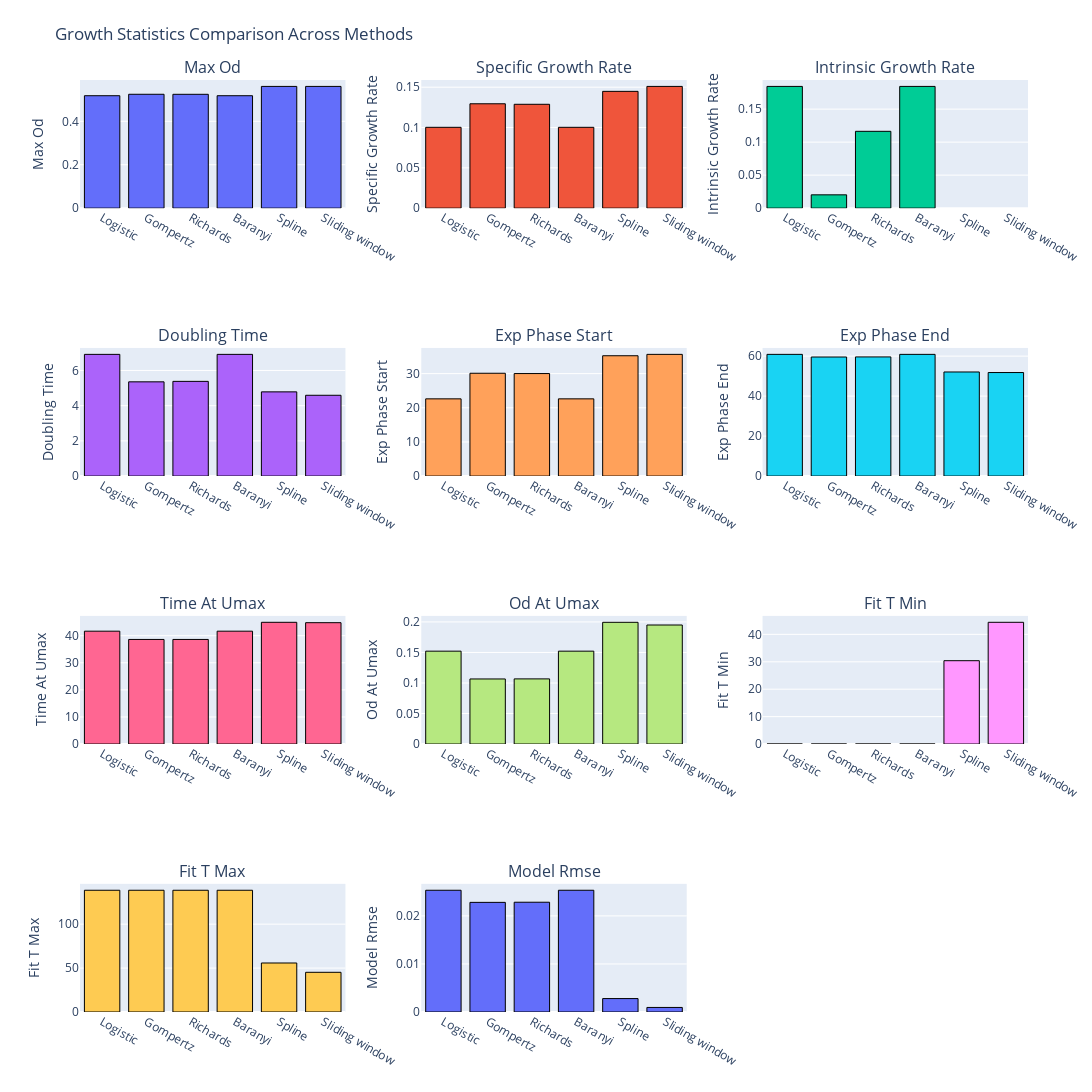

The cell this chart's notebook holds for it:
### Markdown cell above
## Visualize Growth Statistics Comparison

The computed growth statistics can be compared visually using bar charts. This helps identify how different fitting methods estimate key parameters like maximum growth rate, doubling time, and phase boundaries.

The plot below shows all metrics side-by-side for each method.

### Code cell
import math
import plotly.graph_objects as go
from plotly.subplots import make_subplots

# Get all metric names from the DataFrame columns
metrics = list(stats_df.columns)
n_metrics = len(metrics)

# Set up subplot grid (3 columns per row)
n_cols = 3
n_rows = math.ceil(n_metrics / n_cols)

# Create subplot figure with formatted titles
fig = make_subplots(
    rows=n_rows,
    cols=n_cols,
    subplot_titles=[key.replace("_", " ").title() for key in metrics],
    horizontal_spacing=0.08,
    vertical_spacing=0.15,
)

# Get method names (row labels from DataFrame)
method_names = list(stats_df.index)

# Create a bar chart for each metric
for i, key in enumerate(metrics):
    # Calculate position in subplot grid
    row = i // n_cols + 1
    col = i % n_cols + 1

    # Extract values for this metric
    values = stats_df[key]
    numeric_values = values.apply(lambda v: pd.to_numeric(v, errors="coerce"))

    # Add bar chart to subplot
    fig.add_trace(
        go.Bar(
            x=method_names,
            y=numeric_values.tolist(),
            showlegend=False,
            marker=dict(line=dict(color="black", width=1)),
        ),
        row=row,
        col=col,
    )
    fig.update_yaxes(
        title_text=key.replace("_", " ").title(), automargin=True, row=row, col=col
    )
# Set overall figure layout
fig.update_layout(
    title="Growth Statistics Comparison Across Methods",
    height=300 * n_rows,
    width=1100,
    margin=dict(l=80, r=30, t=80, b=80),
)

fig.show()

### Figure 1 — Plotly figure (JSON) as saved in the notebook; plotly's stock layout.template omitted (floating-point values rounded to 4 significant figures)
{"data": [{"marker": {"line": {"color": "black", "width": 1}}, "showlegend": false, "type": "bar", "x": ["Logistic", "Gompertz", "Richards", "Baranyi", "Spline", "Sliding window"], "xaxis": "x", "y": [0.5179, 0.5245, 0.5244, 0.5179, 0.5608, 0.5608], "yaxis": "y"}, {"marker": {"line": {"color": "black", "width": 1}}, "showlegend": false, "type": "bar", "x": ["Logistic", "Gompertz", "Richards", "Baranyi", "Spline", "Sliding window"], "xaxis": "x2", "y": [0.1002, 0.1294, 0.1288, 0.1002, 0.1448, 0.151], "yaxis": "y2"}, {"marker": {"line": {"color": "black", "width": 1}}, "showlegend": false, "type": "bar", "x": ["Logistic", "Gompertz", "Richards", "Baranyi", "Spline", "Sliding window"], "xaxis": "x3", "y": [0.1845, 0.02017, 0.1164, 0.1845, null, null], "yaxis": "y3"}, {"marker": {"line": {"color": "black", "width": 1}}, "showlegend": false, "type": "bar", "x": ["Logistic", "Gompertz", "Richards", "Baranyi", "Spline", "Sliding window"], "xaxis": "x4", "y": [6.915, 5.355, 5.381, 6.915, 4.785, 4.591], "yaxis": "y4"}, {"marker": {"line": {"color": "black", "width": 1}}, "showlegend": false, "type": "bar", "x": ["Logistic", "Gompertz", "Richards", "Baranyi", "Spline", "Sliding window"], "xaxis": "x5", "y": [22.61, 30.1, 30.02, 22.61, 35.23, 35.64], "yaxis": "y5"}, {"marker": {"line": {"color": "black", "width": 1}}, "showlegend": false, "type": "bar", "x": ["Logistic", "Gompertz", "Richards", "Baranyi", "Spline", "Sliding window"], "xaxis": "x6", "y": [60.89, 59.56, 59.61, 60.89, 52.08, 51.8], "yaxis": "y6"}, {"marker": {"line": {"color": "black", "width": 1}}, "showlegend": false, "type": "bar", "x": ["Logistic", "Gompertz", "Richards", "Baranyi", "Spline", "Sliding window"], "xaxis": "x7", "y": [41.66, 38.61, 38.61, 41.66, 44.94, 44.8], "yaxis": "y7"}, {"marker": {"line": {"color": "black", "width": 1}}, "showlegend": false, "type": "bar", "x": ["Logistic", "Gompertz", "Richards", "Baranyi", "Spline", "Sliding window"], "xaxis": "x8", "y": [0.1521, 0.1066, 0.1067, 0.1521, 0.1994, 0.195], "yaxis": "y8"}, {"marker": {"line": {"color": "black", "width": 1}}, "showlegend": false, "type": "bar", "x": ["Logistic", "Gompertz", "Richards", "Baranyi", "Spline", "Sliding window"], "xaxis": "x9", "y": [0, 0, 0, 0, 30.4, 44.4], "yaxis": "y9"}, {"marker": {"line": {"color": "black", "width": 1}}, "showlegend": false, "type": "bar", "x": ["Logistic", "Gompertz", "Richards", "Baranyi", "Spline", "Sliding window"], "xaxis": "x10", "y": [138.6, 138.6, 138.6, 138.6, 55.8, 45.2], "yaxis": "y10"}, {"marker": {"line": {"color": "black", "width": 1}}, "showlegend": false, "type": "bar", "x": ["Logistic", "Gompertz", "Richards", "Baranyi", "Spline", "Sliding window"], "xaxis": "x11", "y": [0.02533, 0.02281, 0.02284, 0.02533, 0.002795, 0.0009472], "yaxis": "y11"}], "layout": {"annotations": [{"font": {"size": 16}, "showarrow": false, "text": "Max Od", "x": 0.14, "xanchor": "center", "xref": "paper", "y": 1, "yanchor": "bottom", "yref": "paper"}, {"font": {"size": 16}, "showarrow": false, "text": "Specific Growth Rate", "x": 0.5, "xanchor": "center", "xref": "paper", "y": 1, "yanchor": "bottom", "yref": "paper"}, {"font": {"size": 16}, "showarrow": false, "text": "Intrinsic Growth Rate", "x": 0.86, "xanchor": "center", "xref": "paper", "y": 1, "yanchor": "bottom", "yref": "paper"}, {"font": {"size": 16}, "showarrow": false, "text": "Doubling Time", "x": 0.14, "xanchor": "center", "xref": "paper", "y": 0.7125, "yanchor": "bottom", "yref": "paper"}, {"font": {"size": 16}, "showarrow": false, "text": "Exp Phase Start", "x": 0.5, "xanchor": "center", "xref": "paper", "y": 0.7125, "yanchor": "bottom", "yref": "paper"}, {"font": {"size": 16}, "showarrow": false, "text": "Exp Phase End", "x": 0.86, "xanchor": "center", "xref": "paper", "y": 0.7125, "yanchor": "bottom", "yref": "paper"}, {"font": {"size": 16}, "showarrow": false, "text": "Time At Umax", "x": 0.14, "xanchor": "center", "xref": "paper", "y": 0.425, "yanchor": "bottom", "yref": "paper"}, {"font": {"size": 16}, "showarrow": false, "text": "Od At Umax", "x": 0.5, "xanchor": "center", "xref": "paper", "y": 0.425, "yanchor": "bottom", "yref": "paper"}, {"font": {"size": 16}, "showarrow": false, "text": "Fit T Min", "x": 0.86, "xanchor": "center", "xref": "paper", "y": 0.425, "yanchor": "bottom", "yref": "paper"}, {"font": {"size": 16}, "showarrow": false, "text": "Fit T Max", "x": 0.14, "xanchor": "center", "xref": "paper", "y": 0.1375, "yanchor": "bottom", "yref": "paper"}, {"font": {"size": 16}, "showarrow": false, "text": "Model Rmse", "x": 0.5, "xanchor": "center", "xref": "paper", "y": 0.1375, "yanchor": "bottom", "yref": "paper"}], "height": 1200, "margin": {"b": 80, "l": 80, "r": 30, "t": 80}, "title": {"text": "Growth Statistics Comparison Across Methods"}, "width": 1100, "xaxis": {"anchor": "y", "domain": [0, 0.28]}, "xaxis10": {"anchor": "y10", "domain": [0, 0.28]}, "xaxis11": {"anchor": "y11", "domain": [0.36, 0.64]}, "xaxis12": {"anchor": "y12", "domain": [0.72, 1]}, "xaxis2": {"anchor": "y2", "domain": [0.36, 0.64]}, "xaxis3": {"anchor": "y3", "domain": [0.72, 1]}, "xaxis4": {"anchor": "y4", "domain": [0, 0.28]}, "xaxis5": {"anchor": "y5", "domain": [0.36, 0.64]}, "xaxis6": {"anchor": "y6", "domain": [0.72, 1]}, "xaxis7": {"anchor": "y7", "domain": [0, 0.28]}, "xaxis8": {"anchor": "y8", "domain": [0.36, 0.64]}, "xaxis9": {"anchor": "y9", "domain": [0.72, 1]}, "yaxis": {"anchor": "x", "automargin": true, "domain": [0.8625, 1], "title": {"text": "Max Od"}}, "yaxis10": {"anchor": "x10", "automargin": true, "domain": [0, 0.1375], "title": {"text": "Fit T Max"}}, "yaxis11": {"anchor": "x11", "automargin": true, "domain": [0, 0.1375], "title": {"text": "Model Rmse"}}, "yaxis12": {"anchor": "x12", "domain": [0, 0.1375]}, "yaxis2": {"anchor": "x2", "automargin": true, "domain": [0.8625, 1], "title": {"text": "Specific Growth Rate"}}, "yaxis3": {"anchor": "x3", "automargin": true, "domain": [0.8625, 1], "title": {"text": "Intrinsic Growth Rate"}}, "yaxis4": {"anchor": "x4", "automargin": true, "domain": [0.575, 0.7125], "title": {"text": "Doubling Time"}}, "yaxis5": {"anchor": "x5", "automargin": true, "domain": [0.575, 0.7125], "title": {"text": "Exp Phase Start"}}, "yaxis6": {"anchor": "x6", "automargin": true, "domain": [0.575, 0.7125], "title": {"text": "Exp Phase End"}}, "yaxis7": {"anchor": "x7", "automargin": true, "domain": [0.2875, 0.425], "title": {"text": "Time At Umax"}}, "yaxis8": {"anchor": "x8", "automargin": true, "domain": [0.2875, 0.425], "title": {"text": "Od At Umax"}}, "yaxis9": {"anchor": "x9", "automargin": true, "domain": [0.2875, 0.425], "title": {"text": "Fit T Min"}}}}
